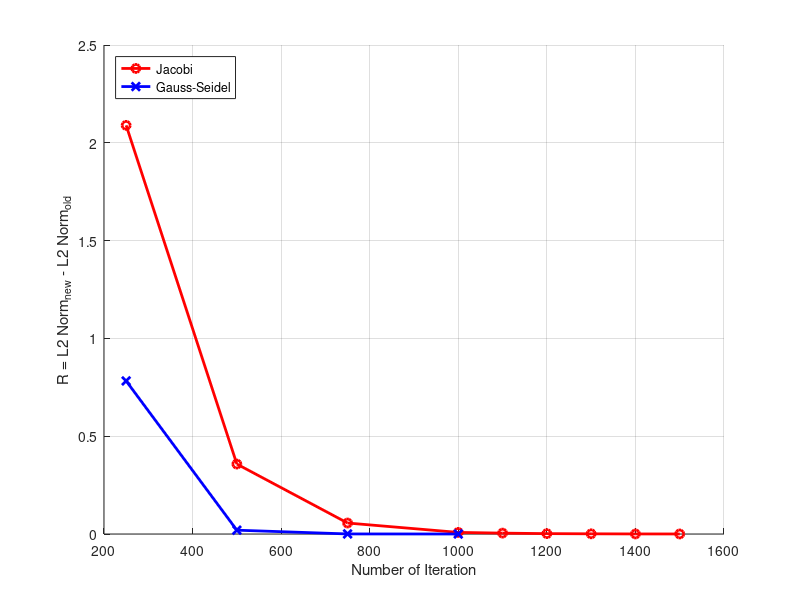
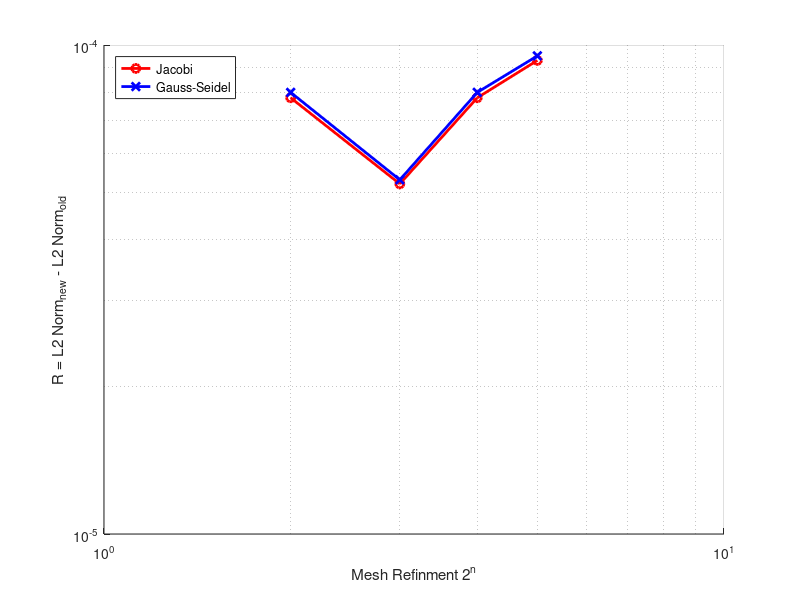
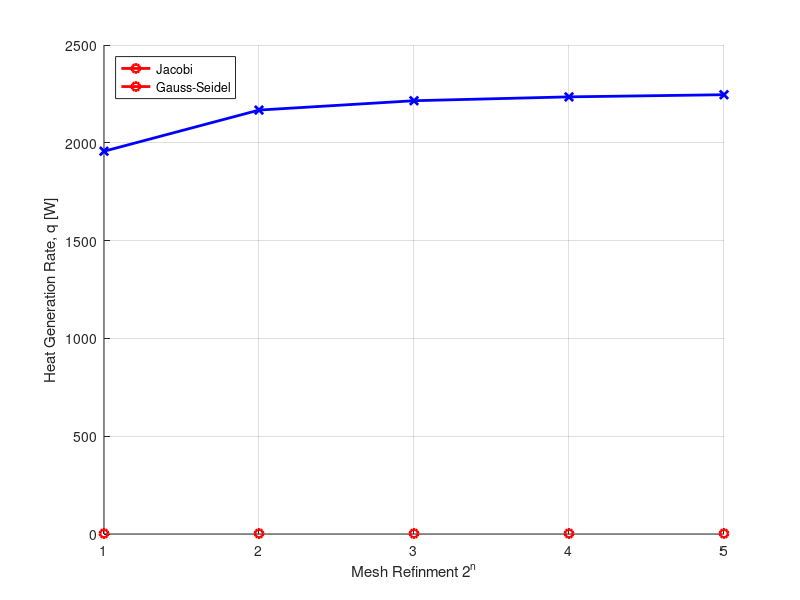

Recreate these plots in MATLAB, in order.
clear all; close all; clc;
%% Residual Vs. Iteration
JX = [250 500 750 1000 1100 1200 1300 1400 1500]; %1600 1700 1800];
JY = [2.08923817 0.35758389 0.05613233 0.00818617 0.00449353 0.00192563...
    0.00096278 0.00032092 0.00016046];
GX = [250 500 750 1000];
GY = [0.782520 0.019531 0.000325 0];

figure();
hold on
plot(JX,JY,'-ro','LineWidth',2)
plot(GX,GY,'-bx','LineWidth',2)
hold off

ylabel('R = L2 Norm_{new} - L2 Norm_{old}')
xlabel('Number of Iteration')
axis auto
legend('Jacobi','Gauss-Seidel','Location','NorthWest')
grid on

%% Residual Vs. Mesh Size
JX = [2 3 4 5];
JY = [0.000078 0.000052 0.000078 0.000093];

GX = [2 3 4 5];
GY = [0.000080 0.000053 0.000080 0.000095];

figure();
hold on
loglog(JX,JY,'-ro','LineWidth',2)
loglog(GX,GY,'-bx','LineWidth',2)
hold off

ylabel('R = L2 Norm_{new} - L2 Norm_{old}')
xlabel('Mesh Refinment 2^{n}')
axis auto
legend('Jacobi','Gauss-Seidel','Location','NorthWest')
grid on

%% Heat Generation Vs. Mesh Quality
JX = [1 2 3 4 5];
JY = [2.4730 ];

GX = [1 2 3 4 5];
GY = [1956.77 2167.32 2215.14 2234.85 2245.86];

figure();
hold on
plot(JX,JY,'-ro','LineWidth',2)
plot(GX,GY,'-bx','LineWidth',2)
hold off

ylabel('Heat Generation Rate, q [W]')
xlabel('Mesh Refinment 2^{n}')
axis auto
legend('Jacobi','Gauss-Seidel','Location','NorthWest')
grid on
